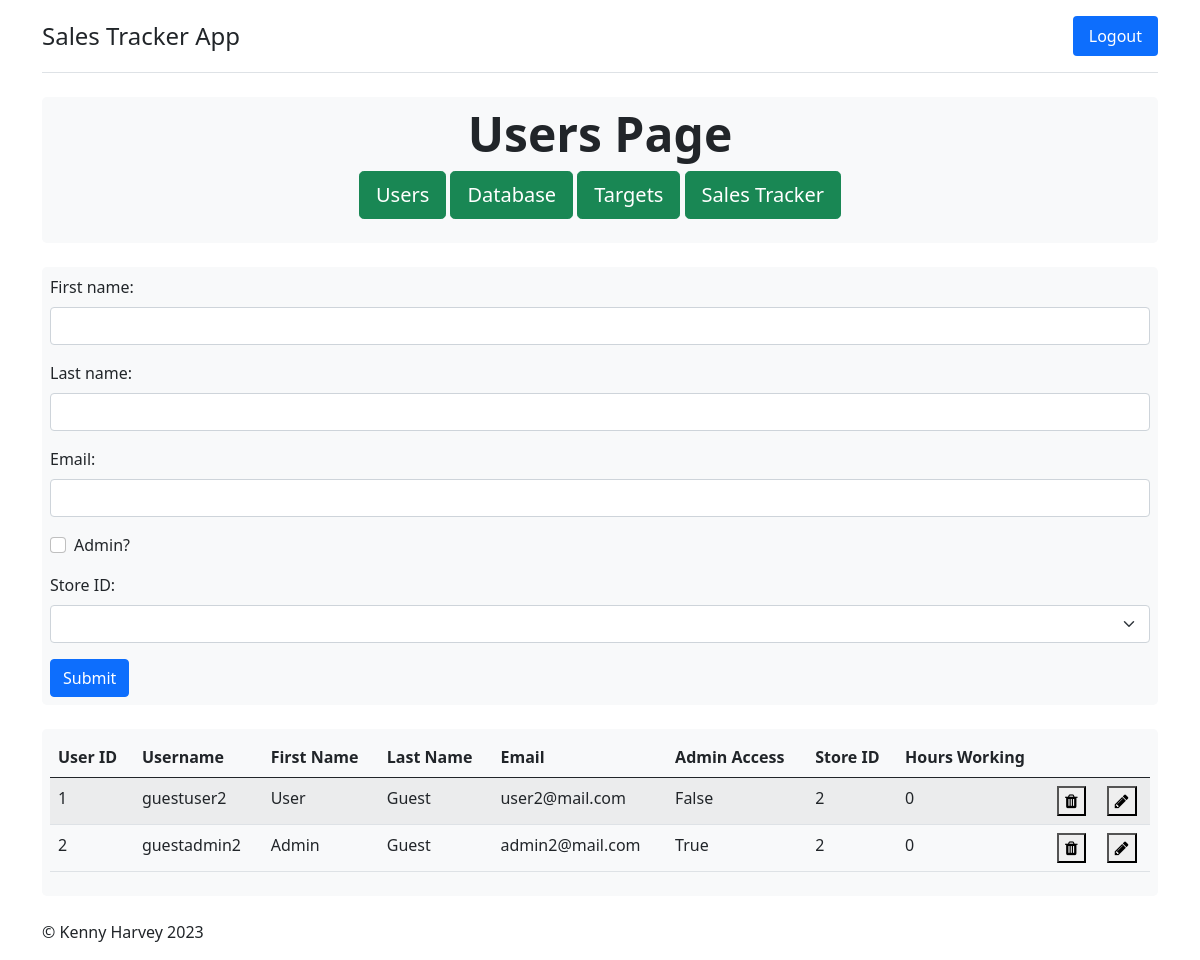
Screenshot of /users/ (signed in) with the database file from the repository.
### models/users.py (models this page shows, shortened)
class Users(UserMixin, db.Model):
    __tablename__ = 'users'
    id = db.Column(db.Integer, primary_key=True)
    username = db.Column(db.VARCHAR(20), nullable=False, unique=True)
    firstname = db.Column(db.Text, nullable=False)
    lastname = db.Column(db.Text, nullable=False)
    password = db.Column(db.Text, nullable=False)
    email = db.Column(db.VARCHAR(40), nullable=False, unique=True)
    admin = db.Column(db.Boolean, nullable=False)
    store_id = db.Column(db.Integer)
    hours_working = db.Column(db.Integer)
    is_deleted = db.Column(db.Boolean, default=False)
    user_sales = db.relationship('Sales', backref='users', lazy='dynamic')
    user_targets = db.relationship('Targets', backref='user_target', uselist=False)

### app.py (the view, shortened to what this page needs)
@app.route('/users/', methods=['GET', 'POST'])
@login_required
@active_required
@admin_required
def users():
    users_form = UsersForm()
    all_users = Users.query.filter_by(is_deleted=False).all()
    return render_template("users.html", users_form=users_form, all_users=all_users, admin=flask_login.current_user.admin)

### forms.py
class UsersForm(FlaskForm):
    user_id = HiddenField(id='user_id')
    firstname = StringField('First name:', validators=[InputRequired()])
    lastname = StringField('Last name:', validators=[InputRequired()])
    email = StringField('Email:', validators=[Email()])
    admin = BooleanField('Admin?')
    store_id = SelectField('Store ID:', choices=['', 1, 2])
    submit = SubmitField('Submit')

### app.py (called while the page is built)
@lm.user_loader
def load_user(user_id):
    return Users.query.filter_by(id=user_id).first()

def permission_required(user):
    def decorator(f):
        @wraps(f)
        def decorated_function(*args, **kwargs):
            if not user.admin:
                abort(403)
            return f(*args, **kwargs)
        return decorated_function
    return decorator

def required(user):
    def decorator(f):
        @wraps(f)
        def decorated_function(*args, **kwargs):
            if user.is_deleted:
                abort(403)
            return f(*args, **kwargs)
        return decorated_function
    return decorator

### templates/users.html (shortened to what this page needs)
<!DOCTYPE html>
<html lang="en">
<head>
	<link href="https://cdn.jsdelivr.net/npm/bootstrap@5.0.2/dist/css/bootstrap.min.css" rel="stylesheet">
	<link rel="stylesheet" href="https://cdnjs.cloudflare.com/ajax/libs/font-awesome/4.7.0/css/font-awesome.min.css">
	{% from 'bootstrap5/form.html' import render_form %}
</head>
<body>
<div class="container">
			<header class="header">
				<nav class="d-flex flex-wrap justify-content-center py-3 mb-4 border-bottom" >
					<a href="/" class="d-flex align-items-center mb-3 mb-md-0 me-md-auto text-dark text-decoration-none">
						<span class="fs-4">Sales Tracker App</span>
					</a>
					<ul class="nav nav-pills">
						<li class="nav-item">
							<a href="/logout" class="nav-link active" aria-current="page">Logout</a>
						</li>
					</ul>
				</nav>
			</header>
			<div class="p-2 mb-4 bg-light rounded-3">
				<div class="text-center">
					<h1 class="display-5 fw-bold">Users Page</h1>
					<p>
						<a class="btn btn-lg btn-success" href="/users/" role="button">Users</a>
                        <a class="btn btn-lg btn-success" href="/database/" role="button">Database</a>
                        <a class="btn btn-lg btn-success" href="/targets/" role="button">Targets</a>
                        <a class="btn btn-lg btn-success" href="/sales/" role="button">Sales Tracker</a>
					</p>
				</div>
			</div>
			<div id="users_form" class="p-2 mb-4 bg-light rounded-3">
				{{ render_form(users_form) }}
			</div>
			<div id="users_list" class="p-2 mb-4 bg-light rounded-3">
				<table id="data" class="table table-striped">
					<thead>
					  <tr>
						<th>User ID</th>
						<th>Username</th>
						<th>First Name</th>
						<th>Last Name</th>
						<th>Email</th>
						<th>Admin Access</th>
						<th>Store ID</th>
						<th>Hours Working</th>
						<th></th>
						<th></th>
					  </tr>
					</thead>
					<tbody>
					  {% for user in all_users %}
					  	{% if current_user.store_id == user.store_id %}
							<tr>
							  <td>{{ user.id }}</td>
							  <td>{{ user.username }}</td>
							  <td>{{ user.firstname }}</td>
							  <td>{{ user.lastname }}</td>
							  <td>{{ user.email }}</td>
							  <td>{{ user.admin }}</td>
							  <td>{{ user.store_id }}</td>
							  <td>{{ user.hours_working }}</td>
							  <td>
								  <form method="POST" action="{{ url_for('delete_user', user_id=user.id) }}">
								  <button type="submit" onclick="return confirm('Are you sure you want to delete user {{user.username}}?')"><i class="fa fa-trash"></i></button></form> </td>
								  <td><button id="{{user.id}}" onclick="add_id(this.id)"><i class="fa fa-pencil"></i></button></td>
							</tr>
					  	{% endif %}
					  {% endfor %}
					</tbody>
			  	</table>
			</div>
			<footer class="footer">
				<p>&copy; Kenny Harvey 2023</p>
			</footer>
		</div>
</body>
</html>

### rows the page displays
Users: id "1", username "guestuser2", firstname "User", lastname "Guest", email "user2@mail.com", admin "False", store_id "2", hours_working "0"
Users: id "2", username "guestadmin2", firstname "Admin", lastname "Guest", email "admin2@mail.com", admin "True", store_id "2", hours_working "0"
